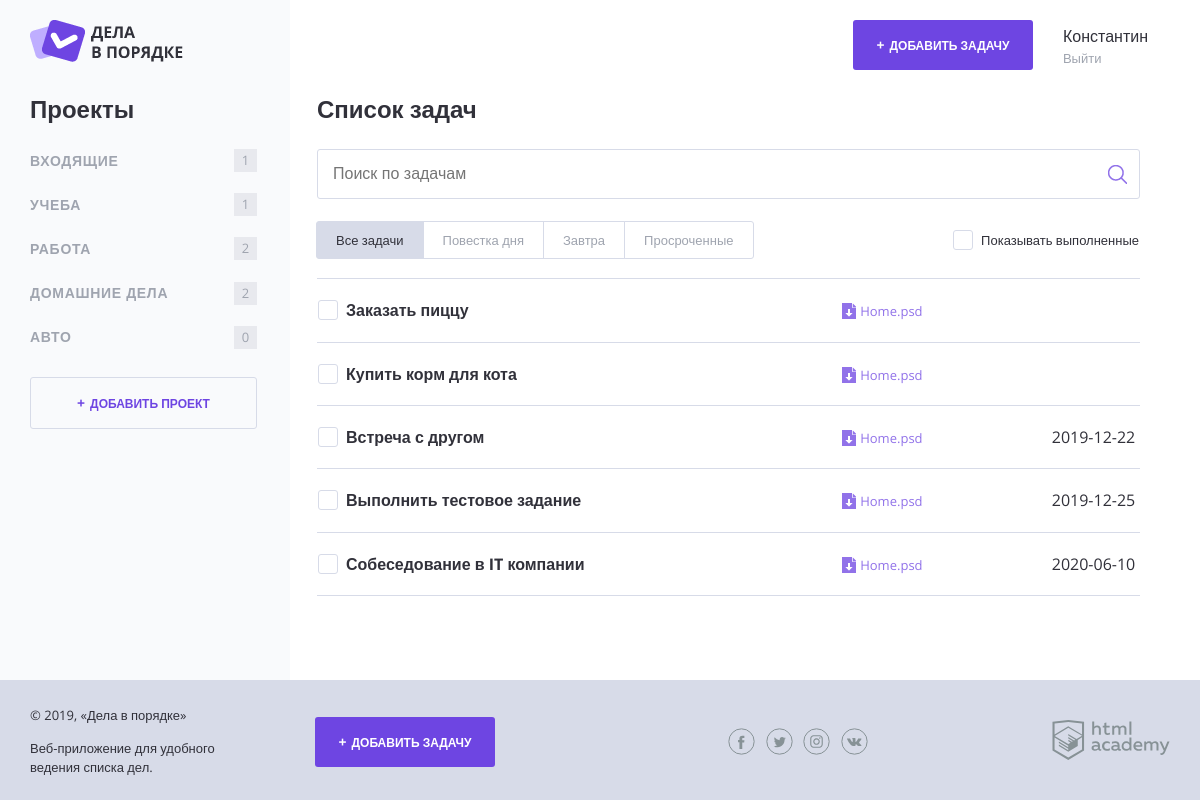
The page / on the database its author committed.
### tables this page shows
CREATE TABLE `user` (
  `USER_ID` smallint(5) UNSIGNED NOT NULL,
  `REG_DATE` datetime NOT NULL DEFAULT current_timestamp(),
  `EMAIL` varchar(50) NOT NULL,
  `PASSWORD` varchar(150) NOT NULL,
  `FIRST_NAME` varchar(30) NOT NULL
);

CREATE TABLE `project` (
  `PROJECT_ID` smallint(5) UNSIGNED NOT NULL,
  `PROJECT_NAME` varchar(25) DEFAULT NULL,
  `USER_ID` smallint(5) UNSIGNED DEFAULT NULL
);

CREATE TABLE `task` (
  `TASK_ID` smallint(5) UNSIGNED NOT NULL,
  `CREATION_DATE` datetime NOT NULL DEFAULT current_timestamp(),
  `TASK_STATUS` tinyint(1) NOT NULL,
  `TASKNAME` varchar(80) NOT NULL,
  `FILEREF` varchar(30) DEFAULT NULL,
  `ENDTIME` date DEFAULT NULL,
  `PROJECT_ID` smallint(5) UNSIGNED NOT NULL,
  `USER_ID` smallint(5) UNSIGNED NOT NULL
);

### helpers.php (called while the page is built, shortened)
<?php
function include_template($name, array $data = []) {
    $name = 'templates/' . $name;
    extract($data);
    require $name;
    $result = ob_get_clean();
    return $result;
}
function itemcount($projects){
    return $projects['CNT'];
}
function filterText($str){
    $text = htmlspecialchars($str);
    return $text;
}
function returnfilename($str){
$endref=explode('/',$str);
return end($endref);
}

### db.php (called while the page is built, shortened)
<?php
function get_first_name($con,$userid){
    $sql = 'SELECT `FIRST_NAME` FROM `user` WHERE `USER_ID`= ?';
    $stmt = mysqli_prepare($con, $sql);
    mysqli_stmt_bind_param($stmt,'i',$userid);
    mysqli_stmt_execute($stmt);
    $res = mysqli_stmt_get_result($stmt);
    $firstname=mysqli_fetch_assoc($res);
    $first =$firstname['FIRST_NAME'];
    return $first;
}
function createprojectlist($con,$userid){
    $sql = 'SELECT `PROJECT_NAME`,`project`.`PROJECT_ID`, COUNT(`task`.`TASK_ID`) AS `CNT` FROM `project` LEFT JOIN `task` ON `task`.`PROJECT_ID`=`project`.`PROJECT_ID` WHERE `project`.`USER_ID`= ? GROUP BY `PROJECT_ID`';
    $stmt = mysqli_prepare($con, $sql);
    mysqli_stmt_bind_param($stmt,'i',$userid);
    mysqli_stmt_execute($stmt);
    $result = mysqli_stmt_get_result($stmt);
    $projects = mysqli_fetch_all($result,MYSQLI_ASSOC);
    return $projects;
}
function createtasklist($con,$userid,$project,$task_search){
    if($task_search!=null){
        $sql = 'SELECT `TASKNAME`,`ENDTIME`,`PROJECT_ID`,`TASK_STATUS`,`FILEREF` FROM `task` WHERE `USER_ID`=? AND MATCH(`TASKNAME`) AGAINST(?) ORDER BY `TASK_ID` DESC';
        $stmt = mysqli_prepare($con, $sql);
        mysqli_stmt_bind_param($stmt,'is',$userid,$task_search);
    }
    else{
        if($project!=null){
        $sql='SELECT `TASKNAME`,`ENDTIME`,`task`.`PROJECT_ID`,`TASK_STATUS`,`FILEREF` FROM `task` INNER JOIN `project` WHERE `task`.`USER_ID`=? AND `PROJECT_NAME`= ? AND `task`.`PROJECT_ID`=`project`.`PROJECT_ID` ORDER BY `TASK_ID` DESC';
        $stmt = mysqli_prepare($con, $sql);
        mysqli_stmt_bind_param($stmt,'is',$userid,$project);
    }
    else{
        $sql = 'SELECT `TASKNAME`,`ENDTIME`,`PROJECT_ID`,`TASK_STATUS`,`FILEREF` FROM `task` WHERE `USER_ID`=? ORDER BY `TASK_ID` DESC';
        $stmt = mysqli_prepare($con, $sql);
        mysqli_stmt_bind_param($stmt,'i',$userid);
    }
    }
    mysqli_stmt_execute($stmt);
    $result = mysqli_stmt_get_result($stmt);
    $tasks = mysqli_fetch_all($result,MYSQLI_ASSOC);
    return $tasks;
}

### connection.php (called while the page is built, shortened)
<?php
$userid = 3;

### templates/main.php (the view, shortened to what this page needs)
<main class="content__main">
    <h2 class="content__main-heading">Список задач</h2>
    <form class="search-form" action="" method="GET" autocomplete="off">
        <input class="search-form__input" type="text" name="task_search" value="" placeholder="Поиск по задачам">
        <input class="search-form__submit" type="submit" name="" value="Искать">
    </form>
    <div class="tasks-controls">
        <nav class="tasks-switch">
            <a href="/" class="tasks-switch__item tasks-switch__item--active">Все задачи</a>
            <a href="/" class="tasks-switch__item">Повестка дня</a>
            <a href="/" class="tasks-switch__item">Завтра</a>
            <a href="/" class="tasks-switch__item">Просроченные</a>
        </nav>
        <label class="checkbox">
            <span class="checkbox__text">Показывать выполненные</span>
        </label>
    </div>
    <table class="tasks">
        <?php
        $textclass="";
        ?>
        <?php
        if($tasks=="error"){
            print("Ошибка 404: Список задач пуст или проект с таким названием не существует");
        }
        else{
        foreach($tasks as $key =>$val):
            ?>
        <tr  <?php if($val['TASK_STATUS']==1 && $show_complete_tasks == 0): ?>hidden <?php endif; ?> <?php if($val['TASK_STATUS']==1){
            $textclass="tasks__item task task--completed";} else{
            $textclass="tasks__item task";} ?>
          <?php
                  if($val['ENDTIME']!='null'){$input_date = new DateTime($val['ENDTIME']);
                  $inputed = strtotime($val['ENDTIME']);
                  $today = strtotime("now");
                  if ($today-$inputed<=86400 ){
                    $textclass="tasks__item task task--important";
                  } }
         ?>
         class=<?php echo '"'.$textclass.'"'; ?>  >
            <td class="task__select">
                <label class="checkbox task__checkbox">
                    <span class="checkbox__text"><?=filterText($val['TASKNAME']); ?> </span>
                </label>
            </td>
            <td class="task__file">
                <a class="download-link" href="<?php print(filterText($val['FILEREF'])); ?>"><?= returnfilename(filterText($val['FILEREF'])); ?></a>
            </td>
            <td class="task__date"><?=filterText($val['ENDTIME']); ?></td>
        </tr>
        <?php endforeach; }?>
    </table>
</main>

### templates/layout.php (shortened to what this page needs)
<!DOCTYPE html>
<html lang="ru">
<head>
    <link rel="stylesheet" href="css/normalize.css">
    <link rel="stylesheet" href="css/style.css">
    <link rel="stylesheet" href="css/flatpickr.min.css">
</head>
<body>
<div class="page-wrapper">
    <div class="container container--with-sidebar">
        <header class="main-header">
            <a href="/">
                <img src="img/logo.png" width="153" height="42" alt="Логотип Дела в порядке">
            </a>
            <div class="main-header__side">
                <a class="main-header__side-item button button--plus open-modal" href="../add.php<?php
                if($project!=null){print('?project='.$project);} ?>">Добавить задачу</a>
                <div class="main-header__side-item user-menu">
                    <div class="user-menu__data">
                        <p>
                        <?php
                        $firstname=get_first_name($con,$userid);
                        print_r($firstname);
                            ?>
                        </p>
                        <a href="#">Выйти</a>
                    </div>
                </div>
            </div>
        </header>
        <div class="content">
            <section class="content__side">
                <h2 class="content__side-heading">Проекты</h2>
                <nav class="main-navigation">
                    <ul class="main-navigation__list">
                        <?php $index=0;
                        $num = count($projects);
                        while($index<$num): ?>
                            <li class="main-navigation__list-item <?php
                            ?>" >
                                <a class="main-navigation__list-item-link" href="index.php?project=<?=$projects[$index]['PROJECT_NAME']?>">
                                    <? print($projects[$index]['PROJECT_NAME']); ?></a>
                                <span class="main-navigation__list-item-count"><?= filterText(itemcount($projects[$index])); ?></span>
                                <?php $index++ ?>
                            </li>
                        <?php endwhile;?>
                    </ul>
                </nav>
                <a class="button button--transparent button--plus content__side-button"
                   href="pages/form-project.html" target="project_add">Добавить проект</a>
            </section>
           <?= $content; ?>
        </div>
    </div>
</div>
<footer class="main-footer">
    <div class="container">
        <div class="main-footer__copyright">
            <p>© 2019, «Дела в порядке»</p>
            <p>Веб-приложение для удобного ведения списка дел.</p>
        </div>
        <a class="main-footer__button button button--plus" href="../add.php<?php if($project!=null){print('?project='.$project);} ?>">Добавить задачу</a>
        <div class="main-footer__social social">
            <a class="social__link social__link--facebook" href="#">
            </a>
            <a class="social__link social__link--twitter" href="#">
            </a>
            <a class="social__link social__link--instagram" href="#">
            </a>
            <a class="social__link social__link--vkontakte" href="#">
            </a>
        </div>
        <div class="main-footer__developed-by">
            <a href="https://htmlacademy.ru/intensive/php">
                <img src="img/htmlacademy.svg" alt="HTML Academy" width="118" height="40">
            </a>
        </div>
    </div>
</footer>
</body>
</html>

### index.php (shortened to what this page needs)
<?php
if (1==1) {
require_once('connection.php');
require_once('helpers.php');
require_once('db.php');
$project=null;
$show_completed=null;
$task_search=null;
if($show_completed==null){
    $show_complete_tasks = 0;
}
else{
    $show_complete_tasks =$show_completed;
}
$projects=createprojectlist($con,$userid);
$tasks=createtasklist($con,$userid,$project,$task_search);
if ($con == false) {
    print("Ошибка подключения: " . mysqli_connect_error());
}
else {
    $page_content = include_template('main.php',[
        'con'=>$con,'show_complete_tasks'=>$show_complete_tasks,'userid'=>$userid,'project'=>$project,'projects'=>$projects,'tasks'=>$tasks] );
    $layout_content = include_template('layout.php',[
        'title'=>'Дела в порядке','content'=> $page_content,'con'=>$con,'userid'=>$userid,'project'=>$project,'projects'=>$projects]);
    print($layout_content);
}
}
else{
    require_once('registration.php');
}

### rows shown on the page
user: FIRST_NAME "Константин"
project: PROJECT_NAME "ВХОДЯЩИЕ", index "1"
project: PROJECT_NAME "УЧЕБА", index "1"
project: PROJECT_NAME "РАБОТА", index "2"
project: PROJECT_NAME "ДОМАШНИЕ ДЕЛА", index "2"
project: PROJECT_NAME "АВТО", index "0"
task: TASKNAME "Заказать пиццу", FILEREF "Home.psd"
task: TASKNAME "Купить корм для кота", FILEREF "Home.psd"
task: TASKNAME "Встреча с другом", FILEREF "Home.psd", ENDTIME "2019-12-22"
task: TASKNAME "Выполнить тестовое задание", FILEREF "Home.psd", ENDTIME "2019-12-25"
task: TASKNAME "Собеседование в IT компании", FILEREF "Home.psd", ENDTIME "2020-06-10"
